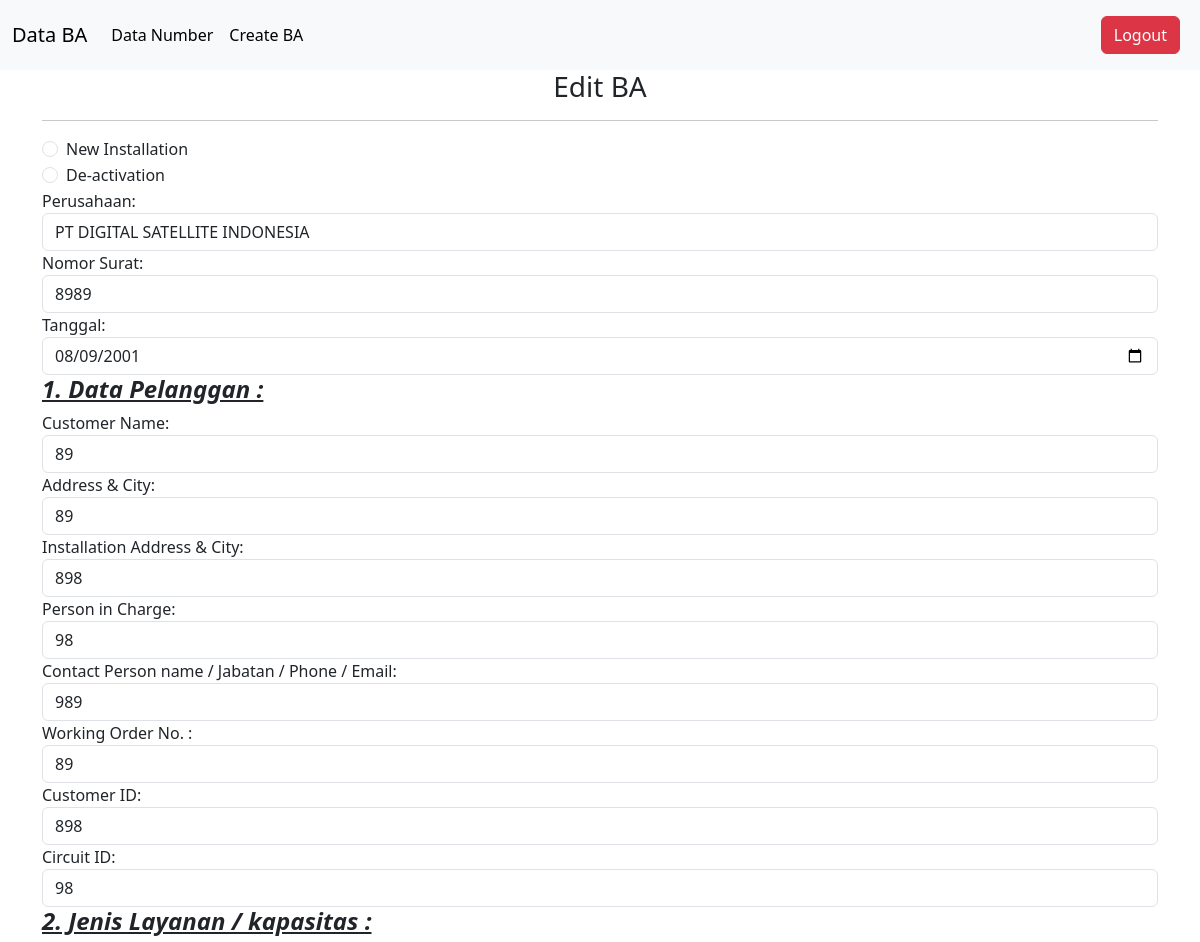
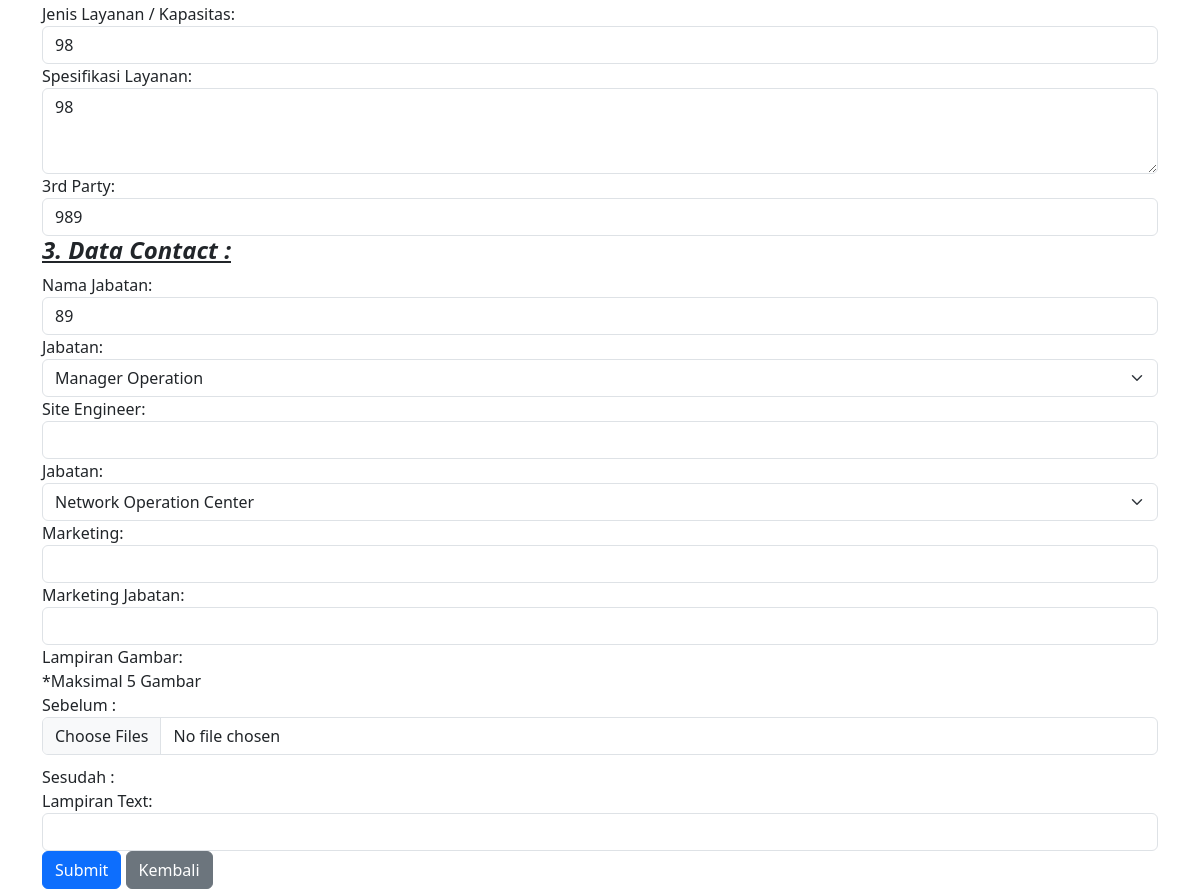
Screenshot of /data-ba/edit-ba.php?id=1 with the database file from the repository (2 pictures, top to bottom).
### tables this page shows
CREATE TABLE `ba` (
  `id` int(11) NOT NULL,
  `ba` varchar(99) NOT NULL,
  `perusahaan` varchar(99) NOT NULL,
  `nomor_surat` varchar(99) NOT NULL,
  `tanggal` date NOT NULL,
  `customer_name` varchar(99) NOT NULL,
  `address` varchar(99) NOT NULL,
  `installation_address` varchar(99) NOT NULL,
  `person_in_charge` varchar(99) NOT NULL,
  `contact_person` varchar(99) NOT NULL,
  `working_order` varchar(99) NOT NULL,
  `customer_id` varchar(99) NOT NULL,
  `circuit_id` varchar(99) NOT NULL,
  `jenis_layanan` varchar(99) NOT NULL,
  `note` varchar(99) DEFAULT NULL,
  `third_party` varchar(99) NOT NULL,
  `nama_jabatan` varchar(99) NOT NULL,
  `jabatan` varchar(99) NOT NULL,
  `site_engineer` varchar(99) NOT NULL,
  `site_engineer_jabatan` varchar(99) NOT NULL,
  `lampiran_gambar` varchar(999) DEFAULT NULL,
  `lampiran_text` varchar(9999) DEFAULT NULL
);

### data-ba/edit-ba.php (the view, shortened to what this page needs)
<?php
include '../koneksi.php';
$id = $_GET['id'];
$query = "SELECT * FROM ba WHERE id = '$id'";
$result = mysqli_query($conn, $query);
$data = mysqli_fetch_assoc($result);
?>
<!DOCTYPE html>
<html lang="en">
<head>
    <link href="https://cdn.jsdelivr.net/npm/bootstrap@5.3.3/dist/css/bootstrap.min.css" rel="stylesheet">
</head>
<body>
    <nav class="navbar navbar-expand-lg bg-body-tertiary">
        <div class="container-fluid">
            <a class="navbar-brand" href="../data-ba/">Data BA</a>
            <div class="collapse navbar-collapse" id="navbarNav">
                <ul class="navbar-nav">
                    <li class="nav-item">
                        <a class="nav-link active" aria-current="page" href="../tampil2.php">Data Number</a>
                    </li>
                    <li class="nav-item">
                        <a class="nav-link active" aria-current="page" href="data-ba/create-ba.php">Create BA</a>
                    </li>
                </ul>
                <ul class="navbar-nav ms-auto">
                    <li class="nav-item">
                        <a class="nav-link" href="logout.php"><button type="button" class="btn btn-danger">Logout</button></a>
                    </li>
                </ul>
            </div>
        </div>
    </nav>
    <div class="container">
        <div class="row">
            <div class="col">
                <h3 class="text-center">Edit BA</h3>
                <hr>
                <form action="proses-edit-ba.php" method="post" enctype="multipart/form-data">
                    <div class="form-check">
                        <input class="form-check-input" type="radio" name="ba" id="pasang-baru" value="Pasang Baru" <?php if($data['ba'] == 'Pasang Baru'){ echo "checked"; } ?>>
                        <label class="form-check-label" for="pasang-baru"> New Installation </label>
                    </div>
                    <div class="form-check">
                        <input class="form-check-input" type="radio" name="ba" id="deaktivasi" value="De-Aktivasi" <?php if($data['ba'] == 'De-Aktivasi'){ echo "checked"; } ?>>
                        <label class="form-check-label" for="deaktivasi"> De-activation </label>
                    </div>
                    <div class="form-group">
                        <label for="perusahaan">Perusahaan:</label>
                        <select class="form-control" name="perusahaan" id="perusahaan">
                            <option value="PT DIGITAL SATELLITE INDONESIA" <?php if($data['perusahaan'] == 'PT DIGITAL SATELLITE INDONESIA'){ echo "selected"; } ?>>PT DIGITAL SATELLITE INDONESIA</option>
                        </select>
                    </div>
                    <div class="form-group">
                        <label for="nomor_surat">Nomor Surat:</label>
                        <input type="text" class="form-control" id="nomor_surat" name="nomor_surat" value="<?php echo $data['nomor_surat']; ?>">
                    </div>
                    <div class="form-group">
                        <label for="tanggal">Tanggal:</label>
                        <input type="date" class="form-control" id="tanggal" name="tanggal" value="<?php echo $data['tanggal']; ?>">
                    </div>
                    <h4><b><i><u>1. Data Pelanggan :</u></i></b></h4>
                    <div class="form-group">
                        <label for="customer_name">Customer Name:</label>
                        <input type="text" class="form-control" id="customer_name" name="customer_name" value="<?php echo $data['customer_name']; ?>">
                    </div>
                    <div class="form-group">
                        <label for="address">Address & City:</label>
                        <input type="text" class="form-control" id="address" name="address" value="<?php echo $data['address']; ?>">
                    </div>
                    <div class="form-group">
                        <label for="installation_address">Installation Address & City:</label>
                        <input type="text" class="form-control" id="installation_address" name="installation_address" value="<?php echo $data['installation_address']; ?>">
                    </div>
                    <div class="form-group">
                        <label for="person_in_charge">Person in Charge:</label>
                        <input type="text" class="form-control" id="person_in_charge" name="person_in_charge" value="<?php echo $data['person_in_charge']; ?>">
                    </div>
                    <div class="form-group">
                        <label for="contact_person">Contact Person name / Jabatan / Phone / Email:</label>
                        <input type="text" class="form-control" id="contact_person" name="contact_person" value="<?php echo $data['contact_person']; ?>">
                    </div>
                    <div class="form-group">
                        <label for="working_order">Working Order No. :</label>
                        <input type="text" class="form-control" id="working_order" name="working_order" value="<?php echo $data['working_order']; ?>">
                    </div>
                    <div class="form-group">
                        <label for="customer_id">Customer ID:</label>
                        <input type="text" class="form-control" id="customer_id" name="customer_id" value="<?php echo $data['customer_id']; ?>">
                    </div>
                    <div class="form-group">
                        <label for="circuit_id">Circuit ID:</label>
                        <input type="text" class="form-control" id="circuit_id" name="circuit_id" value="<?php echo $data['circuit_id']; ?>">
                    </div>
                    <h4><b><i><u>2. Jenis Layanan / kapasitas :</u></i></b></h4>
                    <div class="form-group">
                        <label for="jenis_layanan">Jenis Layanan / Kapasitas:</label>
                        <input type="text" class="form-control" id="jenis_layanan" name="jenis_layanan" value="<?php echo $data['jenis_layanan']; ?>">
                    </div>
                    <div class="form-group">
                        <label for="note">Spesifikasi Layanan:</label>
                        <textarea class="form-control" id="note" name="note" rows="3"><?php echo $data['note']; ?></textarea>
                    </div>
                    <div class="form-group">
                        <label for="third_party">3rd Party:</label>
                        <input type="text" class="form-control" id="third_party" name="third_party" value="<?php echo $data['third_party']; ?>">
                    </div>
                    <h4><b><i><u>3. Data Contact :</u></i></b></h4>
                    <div class="form-group">
                        <label for="nama_jabatan">Nama Jabatan:</label>
                        <input type="text" class="form-control" id="nama_jabatan" name="nama_jabatan" value="<?php echo $data['nama_jabatan']; ?>">
                    </div>
                    <div class="form-group">
                        <label for="jabatan">Jabatan:</label>
                        <select name="jabatan" id="jabatan" class="form-select" required>
                        <option value="Manager Operation" <?php if ($data['jabatan'] == "Manager Operation") { echo "selected"; } ?>>Manager Operation</option>
                    </select>
                    </div>
                    <div class="form-group">
                        <label for="site_engineer">Site Engineer:</label>
                        <input type="text" class="form-control" id="site_engineer" name="site_engineer" value="<?php echo $data['site_engineer']; ?>">
                    </div>
                    <div class="form-group">
                        <label for="site_engineer_jabatan">Jabatan:</label>
                    <select name="site_engineer_jabatan" id="site_engineer_jabatan" class="form-select" required>
                        <option value="Network Operation Center" <?php if ($data['site_engineer_jabatan'] == "Network Operation Center") { echo "selected"; } ?>>Network Operation Center</option>
                    </select>
                    </div>
                    <div class="form-group">
                        <label for="marketing">Marketing:</label>
                        <input type="text" class="form-control" id="marketing" name="marketing" value="<?php echo $data['marketing']; ?>">
                    </div>
                    <div class="form-group">
                        <label for="marketing_jabatan">Marketing Jabatan:</label>
                        <input type="text" class="form-control" id="marketing_jabatan" name="marketing_jabatan" value="<?php echo $data['marketing_jabatan']; ?>">
                    </div>
                    <div class="form-group">
                        <label for="lampiran_gambar">Lampiran Gambar: <br>*Maksimal 5 Gambar</label>
        <br>
        Sebelum :
<br>
                        <input type="file" class="form-control" id="lampiran_gambar" name="lampiran_gambar[]" multiple onchange="previewImages()">
                        Sesudah :
                        <br>
                    </div>
                    <div class="form-group">
                        <label for="lampiran_text">Lampiran Text:</label>
                        <input type="text" class="form-control" id="lampiran_text" name="lampiran_text" value="<?php echo $data['lampiran_text']; ?>">
                    </div>
                    <button type="submit" name="submit" class="btn btn-primary">Submit</button>
                    <a href="lihat-ba.php" class="btn btn-secondary">Kembali</a>
                </form>
            </div>
        </div>
    </div>
  </body>
</html>

### rows the page displays
ba: ba "☐ New Installation", ba "☐ De-activation", nomor_surat "8989", tanggal "08/09/2001", customer_name "89", address "89", installation_address "898", person_in_charge "98", contact_person "989", working_order "89", customer_id "898", circuit_id "98", jenis_layanan "98", note "98", third_party "989", nama_jabatan "89"
